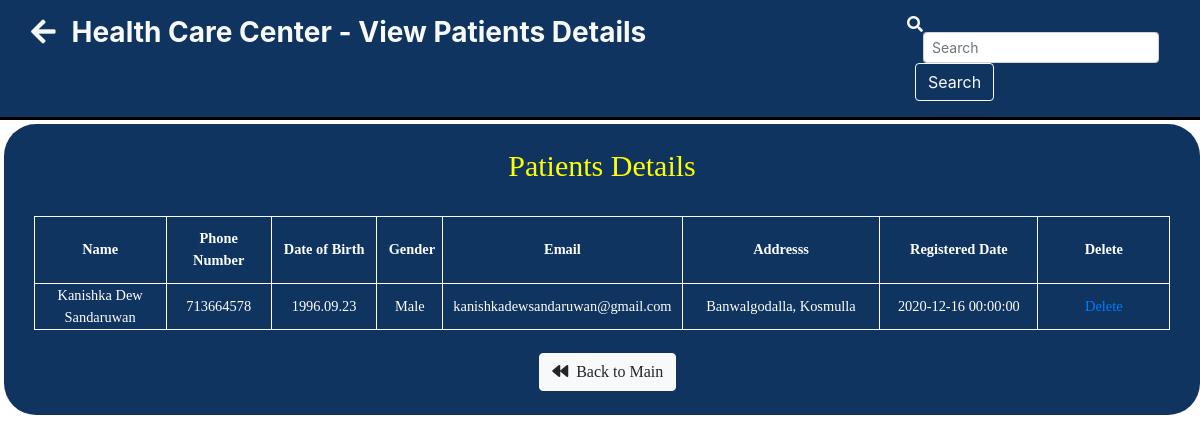
Screenshot of /view.php (signed in) with the database file from the repository.
### tables this page shows
CREATE TABLE `patients` (
  `pid` int(11) NOT NULL,
  `full_name` varchar(255) NOT NULL,
  `phone_number` int(11) NOT NULL,
  `dob` varchar(255) NOT NULL,
  `gender` varchar(255) NOT NULL,
  `email` varchar(255) NOT NULL,
  `address` varchar(255) NOT NULL,
  `trndate` datetime NOT NULL,
  `password` varchar(255) NOT NULL
);

### view.php (the view, shortened to what this page needs)
<!DOCTYPE html>
<html>
<head>
    <link rel="stylesheet" type="text/css" href="css/boot.css">
    <link rel="stylesheet" type="text/css" href="css/home_style.css">
    <link rel="stylesheet" type="text/css" href="css/form_css/form.css">
    <link rel="stylesheet" type="text/css" href="fontawesome-free-5.7.2-web/css/all.css">
    <link rel="stylesheet" href="https://use.fontawesome.com/releases/v5.7.1/css/all.css">
    <link rel="stylesheet" href="bootstrap/css/bootstrap.min.css">
</head>
<body>
<div class="container-fluid ">
      <div class="row p-3" style="border-bottom: 3px solid black; background-color: #0f3460">
        <div class="col-md-9 ">
          <h3 class=""><a class="text-light" style="text-decoration: none;" href="dashboard.php"><b><i class="fas fa-arrow-left mr-3"></i>Health Care Center - View Patients Details</b></a></h3>
        </div>
         <div class="col-md-3 justify-content-center">
            <form action="" method="POST" class="form-inline">
              <i class="fas fa-search text-light" aria-hidden="true"></i>
              <input name="search_box" class="form-control form-control-sm ml-3 w-70" type="text" placeholder="Search" aria-label="Search">
              <button type="submit" name="submit" class="btn btn-outline-light btn-rounded waves-effect ml-2">Search</button>
          </form>
         </div>
      </div>
    </div>
</body>
</html>
<?php
require_once 'connection.php';
if (isset($_POST['submit'])) {
  $search = $_REQUEST['search_box'];
    $count=1;
    $viewquery = " SELECT * FROM patients where full_name = '".$search."' OR email = '".$search."' ";
    if($viewresult = mysqli_query($con,$viewquery)){
    echo '
    <div class="view_div mt-1 ml-1">
    <a style="text-decoration: none; color: yellow" href="view.php"><h1 class="student_h1"> Patients Details </h1></a></br>
    <table style= "padding :2%; width:99%; margin-left:0.5%;" class="student_table_new">
    <tr>
      <th style="width : 10%"> Name </th>
      <th style="width : 8%"> Phone Number </th>
      <th style="width : 8%"> Date of Birth </th>
      <th style="width : 5%"> Gender </th>
      <th style="width : 10%"> Email </th>
      <th style="width : 15%"> Addresss </th>
      <th style="width : 12%"> Registered Date </th>
      <th style="width : 10%"> Delete </th>
    </tr>';
    while($row = mysqli_fetch_assoc($viewresult))
    {
    echo '
    <tr>
    <td>'.$row['full_name'].'</td>
    <td>'.$row['phone_number'].'</td>
    <td>'.$row['dob'].'</td>
    <td>'.$row['gender'].'</td>
    <td>'.$row['email'].'</td>
    <td>'.$row['address'].'</td>
    <td>'.$row['trndate'].'</td>
    <td><a href="patients_delete.php?pid ='.$row['pid'].'">Delete</a></td>
    </tr>
    ';
    $count++;
    }
    echo '</table></div>';
  }else{ ?>
    <a style="text-decoration: none; color: red; margin-left : 5%;" href="view.php"><h1 class="student_h1">Refresh Patients Details </h1></a></br>
<h1>No Data FOUND</h1>
<?php   }
}else{
  $viewquery = " SELECT * FROM patients";
  $viewresult = mysqli_query($con,$viewquery);
  echo '
  <div class="view_div mt-1 ml-1">
  <a style="text-decoration: none; color: yellow" href="view.php"><h1 class="student_h1"> Patients Details </h1></a></br>
  <table style= "padding :2%; width:99%; margin-left:0.5%;" class="student_table_new">
  <tr>
    <th style="width : 10%"> Name </th>
    <th style="width : 8%"> Phone Number </th>
    <th style="width : 8%"> Date of Birth </th>
    <th style="width : 5%"> Gender </th>
    <th style="width : 10%"> Email </th>
    <th style="width : 15%"> Addresss </th>
    <th style="width : 12%"> Registered Date </th>
    <th style="width : 10%"> Delete </th>
  </tr>';
  while($row = mysqli_fetch_assoc($viewresult))
  {
  echo '
  <tr>
  <td>'.$row['full_name'].'</td>
  <td>'.$row['phone_number'].'</td>
  <td>'.$row['dob'].'</td>
  <td>'.$row['gender'].'</td>
  <td>'.$row['email'].'</td>
  <td>'.$row['address'].'</td>
  <td>'.$row['trndate'].'</td>
  <td><a href="delete.php?pid='.$row['pid'].'">Delete</a></td>
  </tr>
  ';
  }
  echo '</table>';
  echo '<button onclick="window.location.href=\'dashboard.php\'" class="btn btn-light" style="margin-left: 1%; margin-top: 2%;"><i class="fas fa-backward mr-1"></i> Back to Main</button>';
  echo '</div>';
}
?>

### css/home_style.css (style rules this page uses)
h1.student_h1 { font-size: 2.5vw; }

### css/form_css/form.css (style rules this page uses)
.form-control { font-size: 15px; height: 35px; }
.btn { padding-bottom: 1%; padding-top: 1%; font-size: 20px; }
div.view_div { background-color: #0f3460; padding: 2%; font-family: \"Times New Roman\", Times, serif; color: white; text-align: center; margin-top: -4.5%; margin-left: -1%; border-radius: 2em; }
table.student_table_new { width: 100%; border:1px solid white; font-size: 1.2vw; padding: 1%; }
table.student_table_new th { border:1px solid white; padding: 1%; }
table.student_table_new td { border:1px solid white; padding: 1px; }

### rows the page displays
patients: full_name "Kanishka Dew Sandaruwan", phone_number "713664578", dob "1996.09.23", gender "Male", email "kanishkadewsandaruwan@gmail.com", address "Banwalgodalla, Kosmulla", trndate "2020-12-16 00:00:00"
